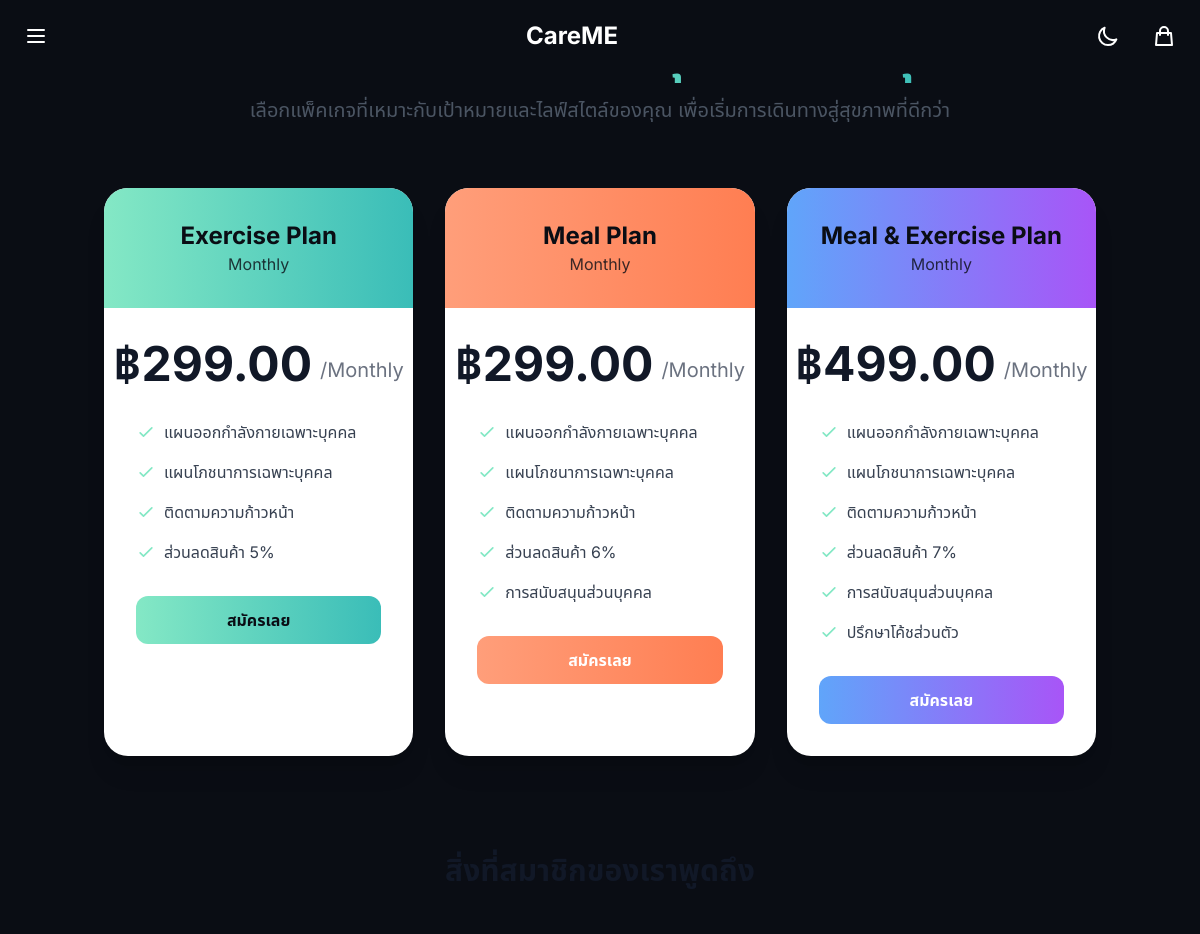
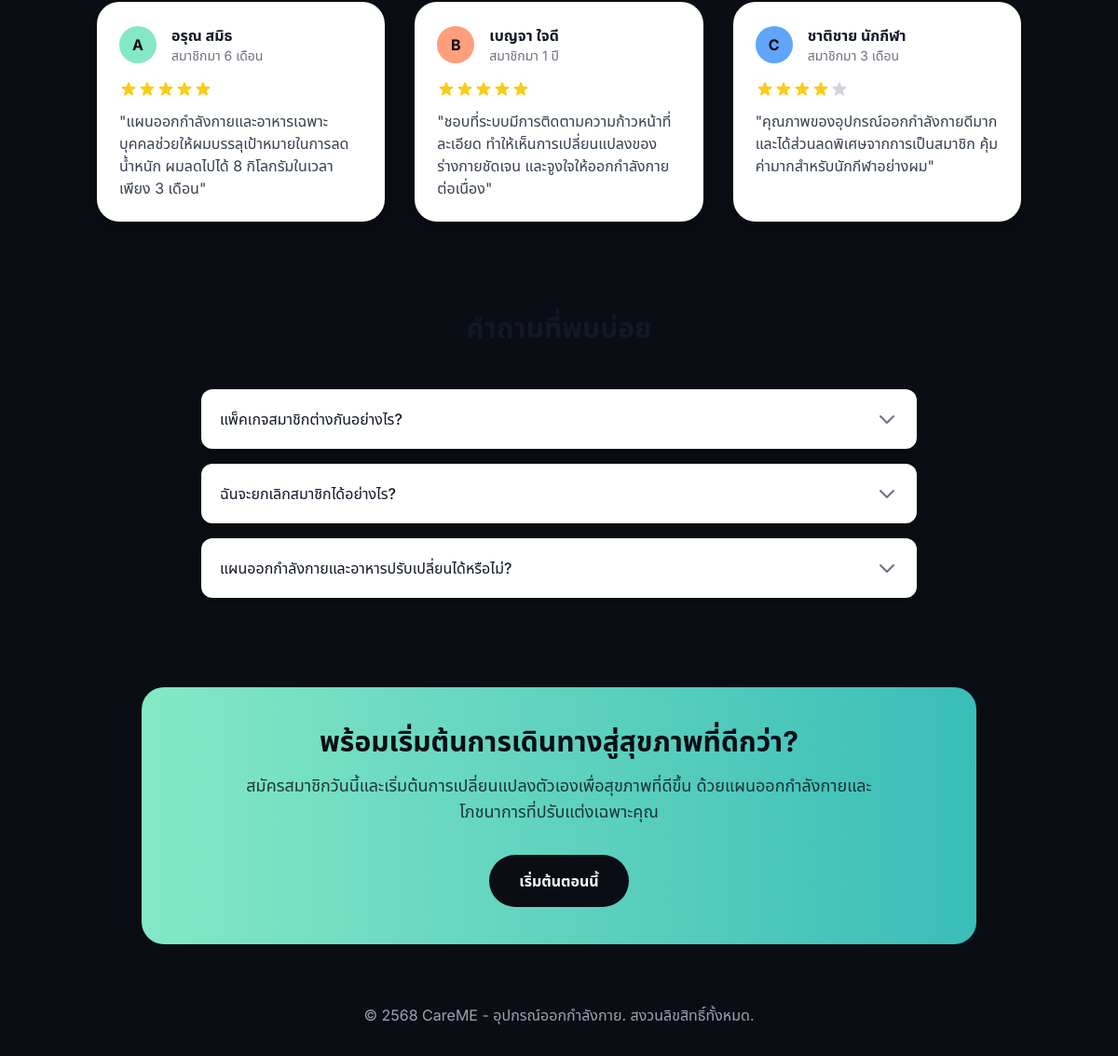
The page /subscriptions/ on the database its author committed (2 pictures, top to bottom).
### myapp/models.py (models this page shows, shortened)
class SubscriptionPlan(models.Model):
    DURATION_CHOICES = [
        ('monthly', 'Monthly'),
        ('quarterly', 'Quarterly'),
        ('yearly', 'Yearly'),
    ]
    name = models.CharField(max_length=200)
    description = models.TextField()
    duration = models.CharField(max_length=10, choices=DURATION_CHOICES, default='monthly')
    price = models.DecimalField(max_digits=10, decimal_places=2)
    is_active = models.BooleanField(default=True)

### myapp/views.py (the view)
# urls.py: path('subscriptions/', views.SubscriptionPlanListView.as_view(), name='subscription_list'),
class SubscriptionPlanListView(ListView):
    model = SubscriptionPlan
    template_name = 'myapp/subscription_list.html'
    context_object_name = 'subscription_plans'
    def get_queryset(self):
        return super().get_queryset().filter(is_active=True)

### myapp/templates/myapp/subscription_list.html (shortened to what this page needs)
{% extends 'myapp/base.html' %}
{% block content %}
    <div class="container mx-auto py-8 px-4">
        <div class="text-center max-w-3xl mx-auto mb-16 animate-on-scroll">
            <h1 class="text-4xl md:text-5xl font-display font-bold mb-4">
                <span class="bg-gradient-to-r from-mint to-teal bg-clip-text text-transparent">
                </span>
            </h1>
            <p class="text-xl text-gray-600 dark:text-gray-400">
                เลือกแพ็คเกจที่เหมาะกับเป้าหมายและไลฟ์สไตล์ของคุณ เพื่อเริ่มการเดินทางสู่สุขภาพที่ดีกว่า
            </p>
        </div>
        <div class="grid grid-cols-1 md:grid-cols-3 gap-8 max-w-6xl mx-auto">
            {% for plan in subscription_plans %}
                <div class="bg-white dark:bg-gray-800 rounded-3xl shadow-xl overflow-hidden transform transition-all duration-500 hover:-translate-y-2 hover:shadow-2xl {% if forloop.counter == 2 %}scale-105{% endif %} animate-on-scroll delay-{{ forloop.counter0 }}">
                    <div class="bg-gradient-to-r {% if forloop.counter == 1 %}from-mint to-teal{% elif forloop.counter == 2 %}from-peach to-secondary-dark{% else %}from-blue-400 to-purple-500{% endif %} py-8 px-6 text-center">
                        <h3 class="text-2xl font-bold text-rich-black">{{ plan.name }}</h3>
                        <p class="text-rich-black text-opacity-80">{{ plan.get_duration_display }}</p>
                    </div>
                    <div class="p-8">
                        <div class="flex justify-center mb-8">
                            <span class="text-5xl font-bold text-gray-900 dark:text-white">฿{{ plan.price }}</span>
                            <span class="text-xl text-gray-500 dark:text-gray-400 self-end mb-1 ml-2">/{{ plan.get_duration_display }}</span>
                        </div>
                        <div class="space-y-4 mb-8">
                            <div class="flex items-start">
                                <svg xmlns="http://www.w3.org/2000/svg" class="h-5 w-5 text-mint mt-0.5 mr-2 flex-shrink-0" fill="none" viewBox="0 0 24 24" stroke="currentColor">
                                    <path stroke-linecap="round" stroke-linejoin="round" stroke-width="2" d="M5 13l4 4L19 7" />
                                </svg>
                                <span class="text-gray-700 dark:text-gray-300">แผนออกกำลังกายเฉพาะบุคคล</span>
                            </div>
                            <div class="flex items-start">
                                <svg xmlns="http://www.w3.org/2000/svg" class="h-5 w-5 text-mint mt-0.5 mr-2 flex-shrink-0" fill="none" viewBox="0 0 24 24" stroke="currentColor">
                                    <path stroke-linecap="round" stroke-linejoin="round" stroke-width="2" d="M5 13l4 4L19 7" />
                                </svg>
                                <span class="text-gray-700 dark:text-gray-300">แผนโภชนาการเฉพาะบุคคล</span>
                            </div>
                            <div class="flex items-start">
                                <svg xmlns="http://www.w3.org/2000/svg" class="h-5 w-5 text-mint mt-0.5 mr-2 flex-shrink-0" fill="none" viewBox="0 0 24 24" stroke="currentColor">
                                    <path stroke-linecap="round" stroke-linejoin="round" stroke-width="2" d="M5 13l4 4L19 7" />
                                </svg>
                                <span class="text-gray-700 dark:text-gray-300">ติดตามความก้าวหน้า</span>
                            </div>
                            <div class="flex items-start">
                                <svg xmlns="http://www.w3.org/2000/svg" class="h-5 w-5 text-mint mt-0.5 mr-2 flex-shrink-0" fill="none" viewBox="0 0 24 24" stroke="currentColor">
                                    <path stroke-linecap="round" stroke-linejoin="round" stroke-width="2" d="M5 13l4 4L19 7" />
                                </svg>
                                <span class="text-gray-700 dark:text-gray-300">ส่วนลดสินค้า {{ forloop.counter0|add:5 }}%</span>
                            </div>
                            {% if forloop.counter >= 2 %}
                                <div class="flex items-start">
                                    <svg xmlns="http://www.w3.org/2000/svg" class="h-5 w-5 text-mint mt-0.5 mr-2 flex-shrink-0" fill="none" viewBox="0 0 24 24" stroke="currentColor">
                                        <path stroke-linecap="round" stroke-linejoin="round" stroke-width="2" d="M5 13l4 4L19 7" />
                                    </svg>
                                    <span class="text-gray-700 dark:text-gray-300">การสนับสนุนส่วนบุคคล</span>
                                </div>
                            {% endif %}
                            {% if forloop.counter == 3 %}
                                <div class="flex items-start">
                                    <svg xmlns="http://www.w3.org/2000/svg" class="h-5 w-5 text-mint mt-0.5 mr-2 flex-shrink-0" fill="none" viewBox="0 0 24 24" stroke="currentColor">
                                        <path stroke-linecap="round" stroke-linejoin="round" stroke-width="2" d="M5 13l4 4L19 7" />
                                    </svg>
                                    <span class="text-gray-700 dark:text-gray-300">ปรึกษาโค้ชส่วนตัว</span>
                                </div>
                            {% endif %}
                        </div>
                        <a href="{% url 'subscription_detail' plan.id %}" class="block w-full py-3 text-center rounded-xl font-bold
                            {% if forloop.counter == 1 %}
                                bg-gradient-to-r from-mint to-teal text-rich-black hover:shadow-lg
                            {% elif forloop.counter == 2 %}
                                bg-gradient-to-r from-peach to-secondary-dark text-white hover:shadow-lg
                            {% else %}
                                bg-gradient-to-r from-blue-400 to-purple-500 text-white hover:shadow-lg
                            {% endif %}
                            transform hover:-translate-y-1 transition-all duration-300">
                            สมัครเลย
                        </a>
                    </div>
                </div>
            {% empty %}
                <div class="col-span-3 text-center text-gray-500 dark:text-gray-400 py-16">
                    <p class="text-2xl">ไม่มีแพ็คเกจที่แสดงในขณะนี้</p>
                </div>
            {% endfor %}
        </div>
        <div class="mt-24 max-w-6xl mx-auto">
            <h2 class="text-3xl font-bold text-center mb-12 text-gray-900 dark:text-white">สิ่งที่สมาชิกของเราพูดถึง</h2>
            <div class="grid grid-cols-1 md:grid-cols-3 gap-8">
                <div class="bg-white dark:bg-gray-800 rounded-3xl shadow-xl p-6 animate-on-scroll">
                    <div class="flex items-center mb-4">
                        <div class="bg-mint text-rich-black h-10 w-10 rounded-full flex items-center justify-center font-bold mr-4">
                            A
                        </div>
                        <div>
                            <h3 class="font-bold text-gray-900 dark:text-white">อรุณ สมิธ</h3>
                            <p class="text-sm text-gray-500 dark:text-gray-400">สมาชิกมา 6 เดือน</p>
                        </div>
                    </div>
                    <div class="mb-3">
                        <div class="flex">
                        </div>
                    </div>
                    <p class="text-gray-700 dark:text-gray-300">
                        "แผนออกกำลังกายและอาหารเฉพาะบุคคลช่วยให้ผมบรรลุเป้าหมายในการลดน้ำหนัก ผมลดไปได้ 8 กิโลกรัมในเวลาเพียง 3 เดือน"
                    </p>
                </div>
                <div class="bg-white dark:bg-gray-800 rounded-3xl shadow-xl p-6 animate-on-scroll" style="animation-delay: 100ms;">
                    <div class="flex items-center mb-4">
                        <div class="bg-peach text-rich-black h-10 w-10 rounded-full flex items-center justify-center font-bold mr-4">
                            B
                        </div>
                        <div>
                            <h3 class="font-bold text-gray-900 dark:text-white">เบญจา ใจดี</h3>
                            <p class="text-sm text-gray-500 dark:text-gray-400">สมาชิกมา 1 ปี</p>
                        </div>
                    </div>
                    <div class="mb-3">
                        <div class="flex">
                        </div>
                    </div>
                    <p class="text-gray-700 dark:text-gray-300">
                        "ชอบที่ระบบมีการติดตามความก้าวหน้าที่ละเอียด ทำให้เห็นการเปลี่ยนแปลงของร่างกายชัดเจน และจูงใจให้ออกกำลังกายต่อเนื่อง"
                    </p>
                </div>
                <div class="bg-white dark:bg-gray-800 rounded-3xl shadow-xl p-6 animate-on-scroll" style="animation-delay: 200ms;">
                    <div class="flex items-center mb-4">
                        <div class="bg-blue-400 text-rich-black h-10 w-10 rounded-full flex items-center justify-center font-bold mr-4">
                            C
                        </div>
                        <div>
                            <h3 class="font-bold text-gray-900 dark:text-white">ชาติชาย นักกีฬา</h3>
                            <p class="text-sm text-gray-500 dark:text-gray-400">สมาชิกมา 3 เดือน</p>
                        </div>
                    </div>
                    <div class="mb-3">
                        <div class="flex">
                        </div>
                    </div>
                    <p class="text-gray-700 dark:text-gray-300">
                        "คุณภาพของอุปกรณ์ออกกำลังกายดีมาก และได้ส่วนลดพิเศษจากการเป็นสมาชิก คุ้มค่ามากสำหรับนักกีฬาอย่างผม"
                    </p>
                </div>
            </div>
        </div>
        <div class="mt-24 max-w-3xl mx-auto" x-data="{ activeTab: null }">
            <h2 class="text-3xl font-bold text-center mb-12 text-gray-900 dark:text-white">คำถามที่พบบ่อย</h2>
            <div class="space-y-4">
                <div class="bg-white dark:bg-gray-800 rounded-xl shadow-md overflow-hidden animate-on-scroll">
                    <button @click="activeTab = activeTab === 1 ? null : 1" class="flex items-center justify-between w-full p-5 text-left">
                        <span class="font-medium text-gray-900 dark:text-white">แพ็คเกจสมาชิกต่างกันอย่างไร?</span>
                        <svg :class="{'rotate-180': activeTab === 1}" class="transform transition-transform w-6 h-6 text-gray-500 dark:text-gray-400" fill="none" stroke="currentColor" viewBox="0 0 24 24" xmlns="http://www.w3.org/2000/svg">
                            <path stroke-linecap="round" stroke-linejoin="round" stroke-width="2" d="M19 9l-7 7-7-7"></path>
                        </svg>
                    </button>
                </div>
                <div class="bg-white dark:bg-gray-800 rounded-xl shadow-md overflow-hidden animate-on-scroll">
                    <button @click="activeTab = activeTab === 2 ? null : 2" class="flex items-center justify-between w-full p-5 text-left">
                        <span class="font-medium text-gray-900 dark:text-white">ฉันจะยกเลิกสมาชิกได้อย่างไร?</span>
                        <svg :class="{'rotate-180': activeTab === 2}" class="transform transition-transform w-6 h-6 text-gray-500 dark:text-gray-400" fill="none" stroke="currentColor" viewBox="0 0 24 24" xmlns="http://www.w3.org/2000/svg">
                            <path stroke-linecap="round" stroke-linejoin="round" stroke-width="2" d="M19 9l-7 7-7-7"></path>
                        </svg>
                    </button>
                </div>
                <div class="bg-white dark:bg-gray-800 rounded-xl shadow-md overflow-hidden animate-on-scroll">
                    <button @click="activeTab = activeTab === 3 ? null : 3" class="flex items-center justify-between w-full p-5 text-left">
                        <span class="font-medium text-gray-900 dark:text-white">แผนออกกำลังกายและอาหารปรับเปลี่ยนได้หรือไม่?</span>
                        <svg :class="{'rotate-180': activeTab === 3}" class="transform transition-transform w-6 h-6 text-gray-500 dark:text-gray-400" fill="none" stroke="currentColor" viewBox="0 0 24 24" xmlns="http://www.w3.org/2000/svg">
                            <path stroke-linecap="round" stroke-linejoin="round" stroke-width="2" d="M19 9l-7 7-7-7"></path>
                        </svg>
                    </button>
                </div>
            </div>
        </div>
        <div class="mt-24 bg-gradient-to-r from-mint to-teal rounded-3xl p-10 text-center max-w-4xl mx-auto animate-on-scroll">
            <h2 class="text-3xl font-bold text-rich-black mb-4">พร้อมเริ่มต้นการเดินทางสู่สุขภาพที่ดีกว่า?</h2>
            <p class="text-lg text-rich-black text-opacity-80 mb-8 max-w-2xl mx-auto">
                สมัครสมาชิกวันนี้และเริ่มต้นการเปลี่ยนแปลงตัวเองเพื่อสุขภาพที่ดีขึ้น ด้วยแผนออกกำลังกายและโภชนาการที่ปรับแต่งเฉพาะคุณ
            </p>
            <a href="#" class="inline-block py-4 px-8 bg-rich-black text-white font-bold rounded-full hover:bg-opacity-90 transform hover:-translate-y-1 transition-all duration-300">
                เริ่มต้นตอนนี้
            </a>
        </div>
    </div>
{% endblock %}

### myapp/templates/myapp/base.html (style rules this page uses)
:root { --primary-color: #3ABDB8; --secondary-color: #FF9E7A; --text-color: #333333; --bg-color: #ffffff; }
body { font-family: 'Inter', 'Noto Sans Thai', sans-serif; background-color: var(--bg-color); color: var(--text-color); transition: background-color 0.3s, color 0.3s; margin: 0; padding: 0; overflow-x: hidden; width: 100%; }
.animate-on-scroll { opacity: 0; transform: translateY(30px); transition: opacity 0.8s ease, transform 0.8s ease; }
.animate-on-scroll.visible { opacity: 1; transform: translateY(0); }
html, body { max-width: 100%; overflow-x: hidden; }

### rows shown on the page
SubscriptionPlan: name "Exercise Plan", duration "Monthly", price "299.00"
SubscriptionPlan: name "Meal Plan", duration "Monthly", price "299.00", shows "การสนับสนุนส่วนบุคคล"
SubscriptionPlan: name "Meal & Exercise Plan", duration "Monthly", price "499.00", shows "การสนับสนุนส่วนบุคคล", shows "ปรึกษาโค้ชส่วนตัว"
